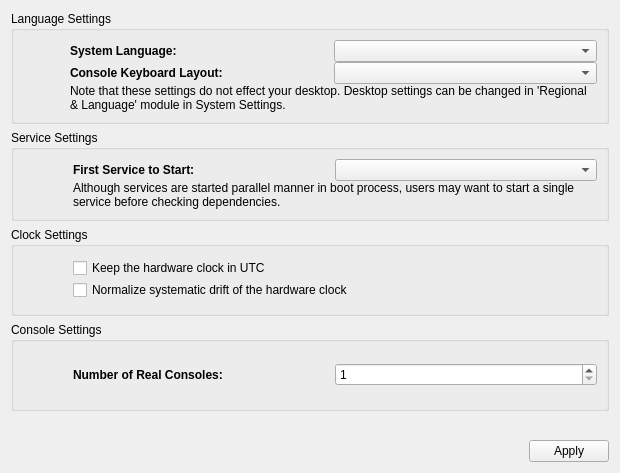
<?xml version="1.0" encoding="UTF-8"?>
<ui version="4.0">
 <class>MainWidget</class>
 <widget class="QWidget" name="MainWidget">
  <property name="geometry">
   <rect>
    <x>0</x>
    <y>0</y>
    <width>620</width>
    <height>473</height>
   </rect>
  </property>
  <property name="windowTitle">
   <string notr="true">MainWidget</string>
  </property>
  <layout class="QVBoxLayout" name="verticalLayout">
   <item>
    <widget class="QGroupBox" name="groupBox">
     <property name="title">
      <string>Language Settings</string>
     </property>
     <layout class="QHBoxLayout" name="horizontalLayout">
      <property name="spacing">
       <number>0</number>
      </property>
      <property name="leftMargin">
       <number>1</number>
      </property>
      <item>
       <widget class="QLabel" name="pixmapLanguage">
        <property name="minimumSize">
         <size>
          <width>48</width>
          <height>48</height>
         </size>
        </property>
        <property name="maximumSize">
         <size>
          <width>48</width>
          <height>48</height>
         </size>
        </property>
        <property name="text">
         <string notr="true"/>
        </property>
       </widget>
      </item>
      <item>
       <spacer name="horizontalSpacer">
        <property name="orientation">
         <enum>Qt::Horizontal</enum>
        </property>
        <property name="sizeType">
         <enum>QSizePolicy::Fixed</enum>
        </property>
        <property name="sizeHint" stdset="0">
         <size>
          <width>7</width>
          <height>13</height>
         </size>
        </property>
       </spacer>
      </item>
      <item>
       <layout class="QGridLayout" name="gridLayout">
        <item row="0" column="0">
         <widget class="QLabel" name="label">
          <property name="minimumSize">
           <size>
            <width>100</width>
            <height>0</height>
           </size>
          </property>
          <property name="font">
           <font>
            <weight>75</weight>
            <bold>true</bold>
           </font>
          </property>
          <property name="text">
           <string>System Language:</string>
          </property>
         </widget>
        </item>
        <item row="0" column="1">
         <widget class="QComboBox" name="comboLanguage"/>
        </item>
        <item row="1" column="0">
         <widget class="QLabel" name="label_2">
          <property name="minimumSize">
           <size>
            <width>100</width>
            <height>0</height>
           </size>
          </property>
          <property name="font">
           <font>
            <weight>75</weight>
            <bold>true</bold>
           </font>
          </property>
          <property name="text">
           <string>Console Keyboard Layout:</string>
          </property>
         </widget>
        </item>
        <item row="1" column="1">
         <widget class="QComboBox" name="comboKeyboard"/>
        </item>
        <item row="2" column="0" colspan="2">
         <widget class="QLabel" name="label_4">
          <property name="text">
           <string>Note that these settings do not effect your desktop. Desktop settings can be changed in 'Regional &amp; Language' module in System Settings.</string>
          </property>
          <property name="wordWrap">
           <bool>true</bool>
          </property>
         </widget>
        </item>
       </layout>
      </item>
     </layout>
    </widget>
   </item>
   <item>
    <widget class="QGroupBox" name="groupBox">
     <property name="title">
      <string>Service Settings</string>
     </property>
     <layout class="QHBoxLayout" name="horizontalLayout_3">
      <property name="spacing">
       <number>0</number>
      </property>
      <property name="leftMargin">
       <number>1</number>
      </property>
      <item>
       <widget class="QLabel" name="pixmapPackage">
        <property name="minimumSize">
         <size>
          <width>48</width>
          <height>48</height>
         </size>
        </property>
        <property name="maximumSize">
         <size>
          <width>48</width>
          <height>48</height>
         </size>
        </property>
        <property name="text">
         <string notr="true"/>
        </property>
       </widget>
      </item>
      <item>
       <spacer name="horizontalSpacer_3">
        <property name="orientation">
         <enum>Qt::Horizontal</enum>
        </property>
        <property name="sizeType">
         <enum>QSizePolicy::Fixed</enum>
        </property>
        <property name="sizeHint" stdset="0">
         <size>
          <width>10</width>
          <height>5</height>
         </size>
        </property>
       </spacer>
      </item>
      <item>
       <layout class="QGridLayout" name="gridLayout_3">
        <item row="0" column="0">
         <widget class="QLabel" name="label_5">
          <property name="minimumSize">
           <size>
            <width>100</width>
            <height>0</height>
           </size>
          </property>
          <property name="font">
           <font>
            <weight>75</weight>
            <bold>true</bold>
           </font>
          </property>
          <property name="text">
           <string>First Service to Start:</string>
          </property>
         </widget>
        </item>
        <item row="0" column="1">
         <widget class="QComboBox" name="comboHeadStart"/>
        </item>
        <item row="1" column="0" colspan="2">
         <widget class="QLabel" name="label_3">
          <property name="text">
           <string>Although services are started parallel manner in boot process, users may want to start a single service before checking dependencies.</string>
          </property>
          <property name="wordWrap">
           <bool>true</bool>
          </property>
         </widget>
        </item>
       </layout>
      </item>
     </layout>
    </widget>
   </item>
   <item>
    <widget class="QGroupBox" name="groupBox">
     <property name="title">
      <string>Clock Settings</string>
     </property>
     <layout class="QHBoxLayout" name="horizontalLayout_2">
      <property name="spacing">
       <number>0</number>
      </property>
      <property name="leftMargin">
       <number>1</number>
      </property>
      <item>
       <widget class="QLabel" name="pixmapTime">
        <property name="minimumSize">
         <size>
          <width>48</width>
          <height>48</height>
         </size>
        </property>
        <property name="maximumSize">
         <size>
          <width>48</width>
          <height>48</height>
         </size>
        </property>
        <property name="text">
         <string notr="true"/>
        </property>
       </widget>
      </item>
      <item>
       <spacer name="horizontalSpacer_2">
        <property name="orientation">
         <enum>Qt::Horizontal</enum>
        </property>
        <property name="sizeType">
         <enum>QSizePolicy::Fixed</enum>
        </property>
        <property name="sizeHint" stdset="0">
         <size>
          <width>10</width>
          <height>5</height>
         </size>
        </property>
       </spacer>
      </item>
      <item>
       <layout class="QGridLayout" name="gridLayout_2">
        <item row="0" column="0" colspan="2">
         <widget class="QCheckBox" name="checkUTC">
          <property name="text">
           <string>Keep the hardware clock in UTC</string>
          </property>
         </widget>
        </item>
        <item row="1" column="0" colspan="2">
         <widget class="QCheckBox" name="checkClockAdjust">
          <property name="text">
           <string>Normalize systematic drift of the hardware clock</string>
          </property>
         </widget>
        </item>
       </layout>
      </item>
     </layout>
    </widget>
   </item>
   <item>
    <widget class="QGroupBox" name="groupBox">
     <property name="title">
      <string>Console Settings</string>
     </property>
     <layout class="QHBoxLayout" name="horizontalLayout_4">
      <property name="spacing">
       <number>0</number>
      </property>
      <property name="leftMargin">
       <number>1</number>
      </property>
      <item>
       <widget class="QLabel" name="pixmapConsole">
        <property name="minimumSize">
         <size>
          <width>48</width>
          <height>48</height>
         </size>
        </property>
        <property name="maximumSize">
         <size>
          <width>48</width>
          <height>48</height>
         </size>
        </property>
        <property name="text">
         <string notr="true"/>
        </property>
       </widget>
      </item>
      <item>
       <layout class="QGridLayout" name="gridLayout_4">
        <item row="0" column="1">
         <widget class="QLabel" name="label_6">
          <property name="minimumSize">
           <size>
            <width>100</width>
            <height>0</height>
           </size>
          </property>
          <property name="font">
           <font>
            <weight>75</weight>
            <bold>true</bold>
           </font>
          </property>
          <property name="text">
           <string>Number of Real Consoles:</string>
          </property>
         </widget>
        </item>
        <item row="0" column="2">
         <widget class="QSpinBox" name="spinTTY">
          <property name="minimum">
           <number>1</number>
          </property>
         </widget>
        </item>
        <item row="0" column="0">
         <spacer name="horizontalSpacer_4">
          <property name="orientation">
           <enum>Qt::Horizontal</enum>
          </property>
          <property name="sizeType">
           <enum>QSizePolicy::Fixed</enum>
          </property>
          <property name="sizeHint" stdset="0">
           <size>
            <width>10</width>
            <height>5</height>
           </size>
          </property>
         </spacer>
        </item>
       </layout>
      </item>
     </layout>
    </widget>
   </item>
   <item>
    <spacer name="verticalSpacer">
     <property name="orientation">
      <enum>Qt::Vertical</enum>
     </property>
     <property name="sizeHint" stdset="0">
      <size>
       <width>53</width>
       <height>39</height>
      </size>
     </property>
    </spacer>
   </item>
   <item>
    <widget class="QDialogButtonBox" name="buttonBox">
     <property name="standardButtons">
      <set>QDialogButtonBox::Apply</set>
     </property>
    </widget>
   </item>
  </layout>
 </widget>
 <resources/>
 <connections/>
</ui>
